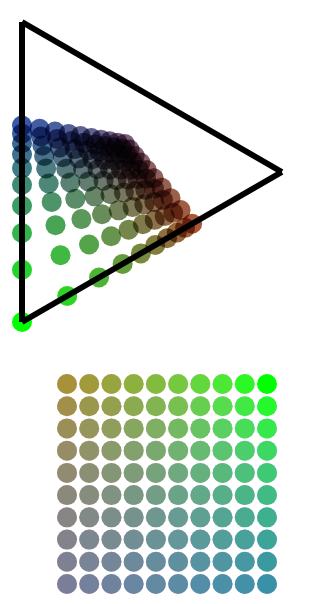
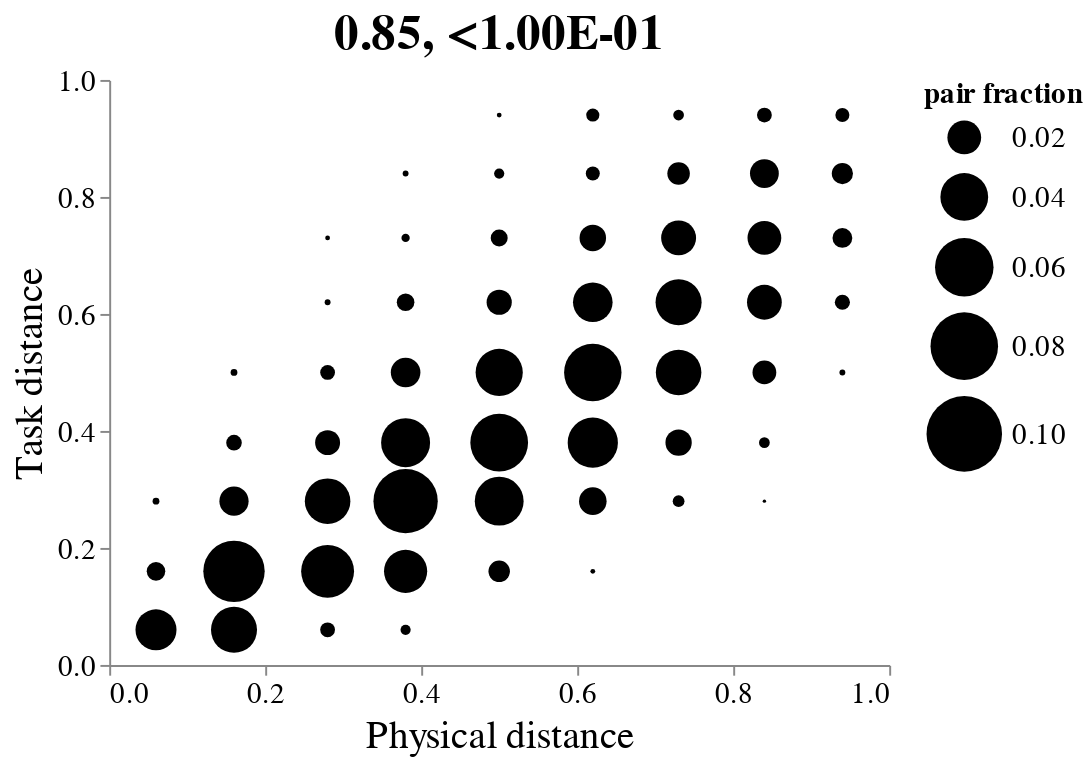
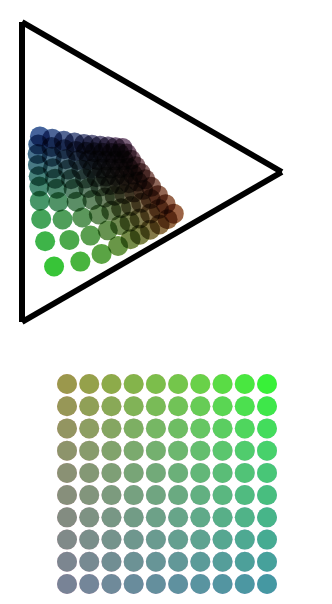
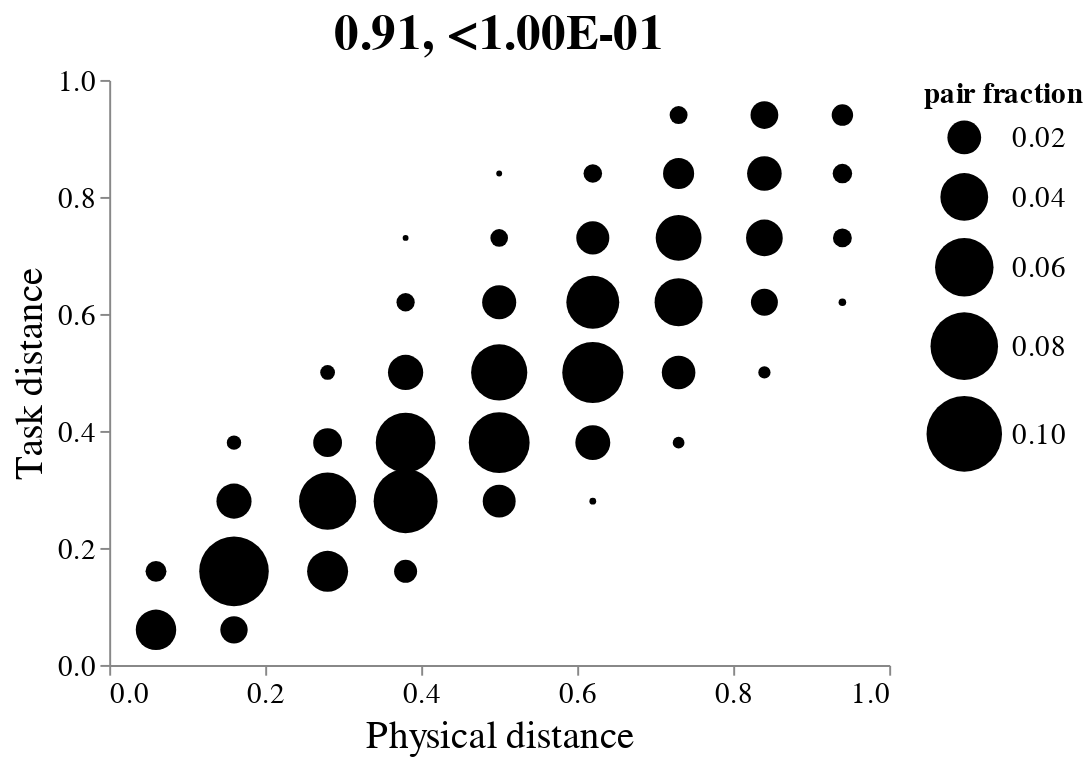

The notebook cell these images were saved under, in order:
### Code cell
n = 100
m = 3
d = 2
n_neigh = 4

betas = [0  , 0.25, 0.5 , 0.75]

fgrads_3tasks_2d = [lambda L: P.gg.linear_grad(L, axis=0, reverse=True), lambda L: P.gg.linear_grad(L, axis=1, reverse=True), P.gg.no_grad] 
fgrads_3tasks_1d = [lambda L: P.gg.linear_grad(L, axis=0), lambda L: P.gg.linear_grad(L, axis=0, reverse=True), lambda L: 1] 
fgrads = fgrads_3tasks_2d if d == 2 else fgrads_3tasks_1d

nbin = 10
n_shuff = 10
r = 2

for beta in betas:
    G, T, L, obj = P.po.solve_opt(n=n, m=m, d=d, n_neigh=n_neigh, beta=beta, fgrads=fgrads, test=False, D_power=2, asrange=True)
    pl = P.pl.plot_sol(G, T, L, obj=obj, tit=None, paper=True, remove_labels=True)
    pl.display()
    
    if save:
        pl.save(os.path.join(outdir, 's3_exp_tissue_m%d_d%d_%.02f.png' % (m, d, beta)), scale_factor=5)
    
    # compute dists
    task_dist = pdist(G)
    phys_dist = pdist(L)
    df = pd.DataFrame({'task dist': task_dist, 'phys dist': phys_dist})
    
    # bin and plot data
    df_stats, xbins, ybins = P.pl.comp_task_phys_bins(df, nbin, r=r)
    
    corr = np.corrcoef(df['task dist'], df['phys dist'])[0,1]
    
    # generate null
    corr_null_list = []
    for _ in np.arange(n_shuff):
        idx = np.random.permutation(np.arange(n))
        phys_dist_perm = pdist(L[idx])
        df_null = pd.DataFrame({'task dist': task_dist, 'phys dist': phys_dist_perm})
        corr_null_list.append(np.corrcoef(df_null['task dist'], df_null['phys dist'])[0,1])

    # plot dist correlation plot
    col = 'Pearson Correlation'
    corr_null = pd.DataFrame(corr_null_list, columns=[col])
    pval = (corr <= corr_null[col]).mean()

    pval_text = '<%.2E' % (1 / n_shuff) if pval == 0 else '%.2E' % pval
    
    tit = '%.02f, %s' % (corr, pval_text)
    p = P.pl.plot_task_phys_bins(df_stats, tit=tit)
    
    p = p.configure_title(fontSize=25)
    if save:
        p.save(os.path.join(outdir, 's3_pairs_dist_m%d_d%d_%.02f.png' % (m, d, beta)), scale_factor=5)
    p.display()
